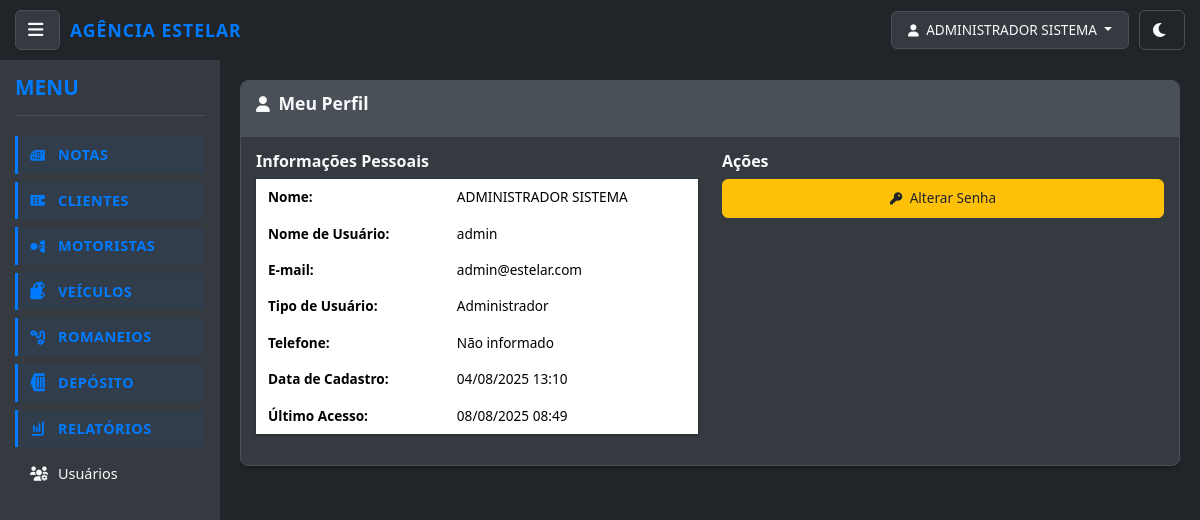
Page /notas/perfil/ (signed in) on the earlier database version.
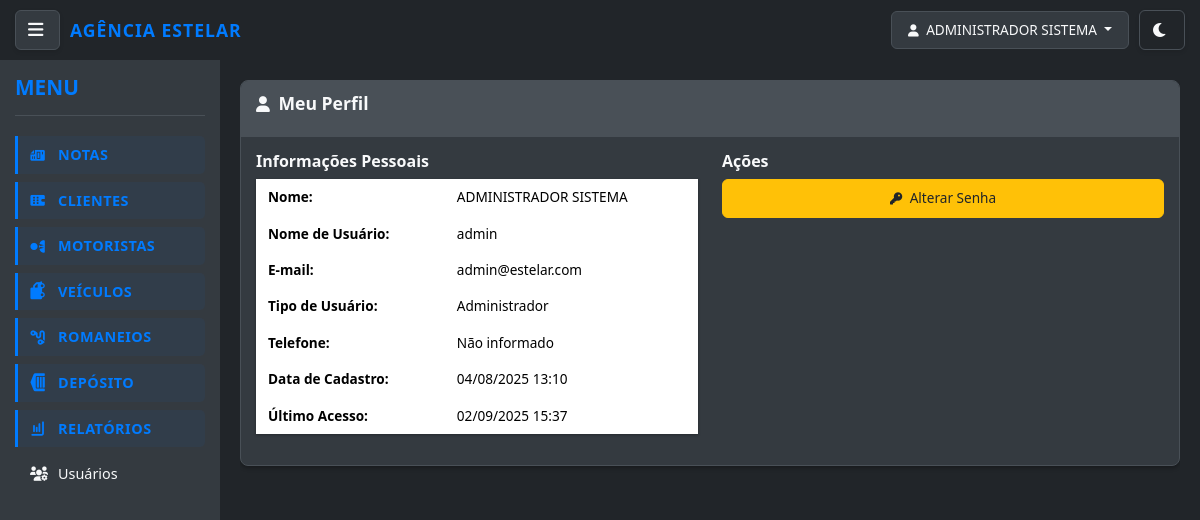
Same page on the later database version.
### notas/models.py (models this page shows, shortened)
class UpperCaseMixin:
    def save(self, *args, **kwargs):
        for field in self._meta.fields:
            if hasattr(field, 'max_length') and hasattr(self, field.name):
                value = getattr(self, field.name)
                if value and isinstance(value, str):
                    exclude_fields = [
                        'email', 'password', 'username', 'cpf', 'cnpj',
                        'cnh', 'chassi', 'renavam', 'placa', 'cep',
                        'telefone', 'rntrc', 'numero_consulta', 'tipo_usuario',
                        'status'  # Adicionado para não converter status para maiúsculo
                    ]
                    if field.name not in exclude_fields:
                        setattr(self, field.name, value.upper())
        super().save(*args, **kwargs)

class Usuario(UpperCaseMixin, AbstractUser):
    TIPO_USUARIO_CHOICES = [
        ('admin', 'Administrador'),
        ('funcionario', 'Funcionário'),
        ('cliente', 'Cliente'),
    ]
    tipo_usuario = models.CharField(
        max_length=20,
        choices=TIPO_USUARIO_CHOICES,
        default='funcionario',
        verbose_name="Tipo de Usuário"
    )
    cliente = models.ForeignKey(
        Cliente,
        on_delete=models.CASCADE,
        null=True,
        blank=True,
        verbose_name="Cliente Vinculado"
    )
    telefone = models.CharField(max_length=20, blank=True, verbose_name="Telefone")
    ultimo_acesso = models.DateTimeField(null=True, blank=True, verbose_name="Último Acesso")
    REQUIRED_FIELDS = ['email', 'first_name', 'last_name']
    USERNAME_FIELD = 'username'
    is_authenticated = True
    is_anonymous = False
    objects = UsuarioManager()
    class Meta:
        verbose_name = "Usuário"
        verbose_name_plural = "Usuários"
        ordering = ['username']
    def get_full_name(self):
        return f"{self.first_name} {self.last_name}".strip()
    @property
    def is_admin(self):
        return self.tipo_usuario == 'admin'
    @property
    def is_cliente(self):
        return self.tipo_usuario == 'cliente'
    def can_access_funcionalidades(self):
        return self.is_admin or self.is_funcionario

### notas/views.py (the view)
# urls.py: path('perfil/', views.perfil_usuario, name='perfil'),
@login_required
def perfil_usuario(request):
    return render(request, 'notas/auth/perfil.html')

### notas/templates/notas/auth/perfil.html (shortened to what this page needs)
{% extends 'base.html' %}
{% load static %}
{% block content %}
<div class="container-fluid">
    <div class="row">
        <div class="col-12">
            <div class="card">
                <div class="card-header">
                    <h3 class="card-title">
                        <i class="fas fa-user"></i> Meu Perfil
                    </h3>
                </div>
                <div class="card-body">
                    <div class="row">
                        <div class="col-md-6">
                            <h5>Informações Pessoais</h5>
                            <table class="table table-borderless table-hover">
                                <tr>
                                    <td><strong>Nome:</strong></td>
                                    <td>{{ user.get_full_name }}</td>
                                </tr>
                                <tr>
                                    <td><strong>Nome de Usuário:</strong></td>
                                    <td>{{ user.username }}</td>
                                </tr>
                                <tr>
                                    <td><strong>E-mail:</strong></td>
                                    <td>{{ user.email }}</td>
                                </tr>
                                <tr>
                                    <td><strong>Tipo de Usuário:</strong></td>
                                    <td>{{ user.get_tipo_usuario_display }}</td>
                                </tr>
                                <tr>
                                    <td><strong>Telefone:</strong></td>
                                    <td>{{ user.telefone|default:"Não informado" }}</td>
                                </tr>
                                <tr>
                                    <td><strong>Data de Cadastro:</strong></td>
                                    <td>{{ user.date_joined|date:"d/m/Y H:i" }}</td>
                                </tr>
                                {% if user.ultimo_acesso %}
                                <tr>
                                    <td><strong>Último Acesso:</strong></td>
                                    <td>{{ user.ultimo_acesso|date:"d/m/Y H:i" }}</td>
                                </tr>
                                {% endif %}
                            </table>
                        </div>
                        <div class="col-md-6">
                            <h5>Ações</h5>
                            <div class="d-grid gap-2">
                                <a href="{% url 'notas:alterar_senha' %}" class="btn btn-warning">
                                    <i class="fas fa-key"></i> Alterar Senha
                                </a>
                            </div>
                        </div>
                    </div>
                </div>
            </div>
        </div>
    </div>
</div>
{% endblock %}

### templates/base.html (shortened to what the changed rows need)
{% load static %}
<!DOCTYPE html>
<html lang="pt-BR">
<head>
    <link href="https://cdn.jsdelivr.net/npm/bootstrap@5.3.3/dist/css/bootstrap.min.css" rel="stylesheet">
            <link rel="stylesheet" href="{% static 'css/style.css' %}?v=1.6">
    <link rel="stylesheet" href="https://cdnjs.cloudflare.com/ajax/libs/font-awesome/6.0.0-beta3/css/all.min.css">
</head>
<body data-theme="dark" class="{% if not user.is_authenticated %}login-page{% endif %}">
    <div class="top-bar">
        <div class="user-area">
            <div class="user-info">
                {% if user.is_authenticated %}
                    <div class="dropdown">
                        <button class="btn btn-outline-light dropdown-toggle" type="button" id="userDropdown" data-bs-toggle="dropdown" aria-expanded="false">
                            <i class="fas fa-user"></i> {{ user.get_full_name|default:user.username }}
                        </button>
                    </div>
                {% else %}
                    <a href="{% url 'notas:login' %}" class="btn btn-outline-light">Login</a>
                {% endif %}
            </div>
        </div>
    </div>
    <div class="main-wrapper">
        <div class="main-content">
            {% block content %}{% endblock %}
        </div>
    </div>
</body>
</html>

Differences in the rows shown:
changed Usuario "ADMINISTRADOR SISTEMA": ultimo_acesso "08/08/2025 08:49" → "02/09/2025 15:37"
